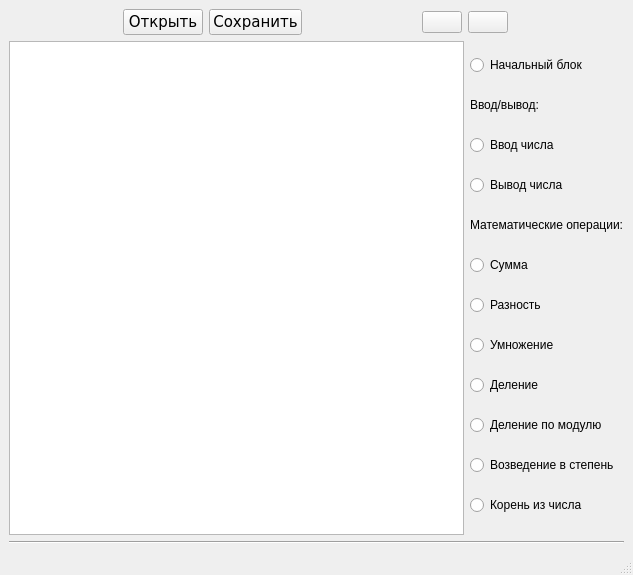
<?xml version="1.0" encoding="UTF-8"?>
<ui version="4.0">
 <class>MainWindow</class>
 <widget class="QMainWindow" name="MainWindow">
  <property name="geometry">
   <rect>
    <x>0</x>
    <y>0</y>
    <width>633</width>
    <height>575</height>
   </rect>
  </property>
  <property name="cursor">
   <cursorShape>ArrowCursor</cursorShape>
  </property>
  <property name="windowTitle">
   <string>Визуальная среда разработки</string>
  </property>
  <widget class="QWidget" name="centralwidget">
   <layout class="QVBoxLayout" name="verticalLayout">
    <item>
     <layout class="QHBoxLayout" name="toolBarLayout">
      <property name="sizeConstraint">
       <enum>QLayout::SetFixedSize</enum>
      </property>
      <item>
       <layout class="QHBoxLayout" name="fileLayout" stretch="0,0">
        <property name="sizeConstraint">
         <enum>QLayout::SetFixedSize</enum>
        </property>
        <item>
         <widget class="QPushButton" name="open">
          <property name="sizePolicy">
           <sizepolicy hsizetype="Fixed" vsizetype="Fixed">
            <horstretch>0</horstretch>
            <verstretch>0</verstretch>
           </sizepolicy>
          </property>
          <property name="font">
           <font>
            <family>Verdana</family>
            <pointsize>11</pointsize>
           </font>
          </property>
          <property name="cursor">
           <cursorShape>PointingHandCursor</cursorShape>
          </property>
          <property name="text">
           <string>Открыть</string>
          </property>
         </widget>
        </item>
        <item>
         <widget class="QPushButton" name="save">
          <property name="sizePolicy">
           <sizepolicy hsizetype="Fixed" vsizetype="Fixed">
            <horstretch>0</horstretch>
            <verstretch>0</verstretch>
           </sizepolicy>
          </property>
          <property name="font">
           <font>
            <family>Verdana</family>
            <pointsize>11</pointsize>
           </font>
          </property>
          <property name="cursor">
           <cursorShape>PointingHandCursor</cursorShape>
          </property>
          <property name="text">
           <string>Сохранить</string>
          </property>
         </widget>
        </item>
       </layout>
      </item>
      <item>
       <layout class="QHBoxLayout" name="runtimeLayout" stretch="0,0">
        <property name="sizeConstraint">
         <enum>QLayout::SetFixedSize</enum>
        </property>
        <item>
         <widget class="QPushButton" name="run">
          <property name="sizePolicy">
           <sizepolicy hsizetype="Fixed" vsizetype="Fixed">
            <horstretch>0</horstretch>
            <verstretch>0</verstretch>
           </sizepolicy>
          </property>
          <property name="cursor">
           <cursorShape>PointingHandCursor</cursorShape>
          </property>
          <property name="text">
           <string/>
          </property>
          <property name="icon">
           <iconset resource="res.qrc">
            <normaloff>:/res/images/run.png</normaloff>:/res/images/run.png</iconset>
          </property>
          <property name="iconSize">
           <size>
            <width>30</width>
            <height>30</height>
           </size>
          </property>
         </widget>
        </item>
        <item>
         <widget class="QPushButton" name="stop">
          <property name="sizePolicy">
           <sizepolicy hsizetype="Fixed" vsizetype="Fixed">
            <horstretch>0</horstretch>
            <verstretch>0</verstretch>
           </sizepolicy>
          </property>
          <property name="cursor">
           <cursorShape>PointingHandCursor</cursorShape>
          </property>
          <property name="text">
           <string/>
          </property>
          <property name="icon">
           <iconset resource="res.qrc">
            <normaloff>:/res/images/stop.png</normaloff>:/res/images/stop.png</iconset>
          </property>
          <property name="iconSize">
           <size>
            <width>30</width>
            <height>30</height>
           </size>
          </property>
         </widget>
        </item>
       </layout>
      </item>
     </layout>
    </item>
    <item>
     <layout class="QHBoxLayout" name="programmView">
      <item>
       <widget class="QGraphicsView" name="canvas"/>
      </item>
      <item>
       <layout class="QVBoxLayout" name="blockListView" stretch="1,0,1,0,0,1,0,0,0,0,0,0">
        <item>
         <widget class="QRadioButton" name="start">
          <property name="text">
           <string>Начальный блок</string>
          </property>
         </widget>
        </item>
        <item>
         <widget class="QLabel" name="label">
          <property name="maximumSize">
           <size>
            <width>16777215</width>
            <height>20</height>
           </size>
          </property>
          <property name="text">
           <string>Ввод/вывод:</string>
          </property>
         </widget>
        </item>
        <item>
         <widget class="QRadioButton" name="input">
          <property name="text">
           <string>Ввод числа</string>
          </property>
         </widget>
        </item>
        <item>
         <widget class="QRadioButton" name="output">
          <property name="text">
           <string>Вывод числа</string>
          </property>
         </widget>
        </item>
        <item>
         <widget class="QLabel" name="label_2">
          <property name="maximumSize">
           <size>
            <width>16777215</width>
            <height>20</height>
           </size>
          </property>
          <property name="text">
           <string>Математические операции:</string>
          </property>
         </widget>
        </item>
        <item>
         <widget class="QRadioButton" name="sum">
          <property name="text">
           <string>Сумма</string>
          </property>
         </widget>
        </item>
        <item>
         <widget class="QRadioButton" name="diff">
          <property name="text">
           <string>Разность</string>
          </property>
         </widget>
        </item>
        <item>
         <widget class="QRadioButton" name="mult">
          <property name="text">
           <string>Умножение</string>
          </property>
         </widget>
        </item>
        <item>
         <widget class="QRadioButton" name="divide">
          <property name="text">
           <string>Деление</string>
          </property>
         </widget>
        </item>
        <item>
         <widget class="QRadioButton" name="mod">
          <property name="text">
           <string>Деление по модулю</string>
          </property>
         </widget>
        </item>
        <item>
         <widget class="QRadioButton" name="pow">
          <property name="text">
           <string>Возведение в степень</string>
          </property>
         </widget>
        </item>
        <item>
         <widget class="QRadioButton" name="sqrt">
          <property name="text">
           <string>Корень из числа</string>
          </property>
         </widget>
        </item>
       </layout>
      </item>
     </layout>
    </item>
    <item>
     <widget class="Line" name="line">
      <property name="cursor">
       <cursorShape>ArrowCursor</cursorShape>
      </property>
      <property name="orientation">
       <enum>Qt::Horizontal</enum>
      </property>
     </widget>
    </item>
   </layout>
  </widget>
  <widget class="QStatusBar" name="statusbar"/>
  <action name="action">
   <property name="text">
    <string>Открыть</string>
   </property>
  </action>
  <action name="action_2">
   <property name="text">
    <string>Сохранить</string>
   </property>
  </action>
 </widget>
 <resources>
  <include location="res.qrc"/>
 </resources>
 <connections/>
</ui>
